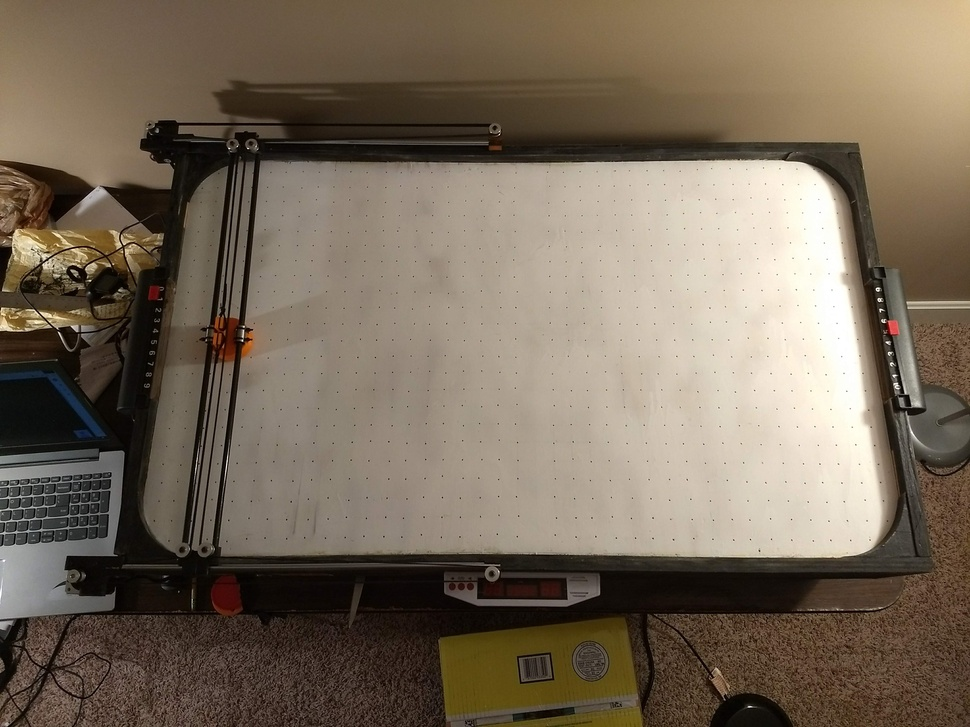
//> input picture data/pic000.jpg, 970 x 727 px, shrunk from 4032 x 3024 before the run
$ ./houghDemo data/pic000.jpg   (built with g++ and OpenCV 4)
//> lines starting //> are read from the running program, lines starting //| are printed output that depends on the picture; after the words box and inside, x2 and y2 are one past the last pixel; in counts of white or black regions, pixels touching at a corner belong together
/**
* @file HoughLines_Demo.cpp
* @brief Demo code for Hough Transform
* @author OpenCV team
*/

#include "opencv2/imgcodecs.hpp"
#include "opencv2/highgui.hpp"
#include "opencv2/imgproc.hpp"
#include <iostream>

using namespace cv;
using namespace std;

/// Global variables

/** General variables */
Mat src, edges;
Mat src_gray;
Mat standard_hough, probabilistic_hough;
int min_threshold = 50;
int max_trackbar = 150;

const char* standard_name = "Standard Hough Lines Demo";
const char* probabilistic_name = "Probabilistic Hough Lines Demo";

int s_trackbar = max_trackbar;
int p_trackbar = max_trackbar;

/// Function Headers
void help();
void Standard_Hough( int, void* );
void Probabilistic_Hough( int, void* );

/**
* @function main
*/
int main( int argc, char** argv )
{
    // Read the image
    String imageName( "E:/alex/Air Hockey Robot/aidenbot2/AidenBot/data/vid2754.jpg" ); // by default
    if( argc > 1 )
    {
        imageName = argv[1];
    }
    src = imread( imageName, IMREAD_COLOR );
//> src is the input picture: 727 rows x 970 cols, CV_8UC3; mean B, G, R 90.8, 107.2, 120.5

    if( src.empty() )
    {
        help();
        return -1;
    }

    /// Pass the image to gray
    cvtColor( src, src_gray, COLOR_RGB2GRAY );
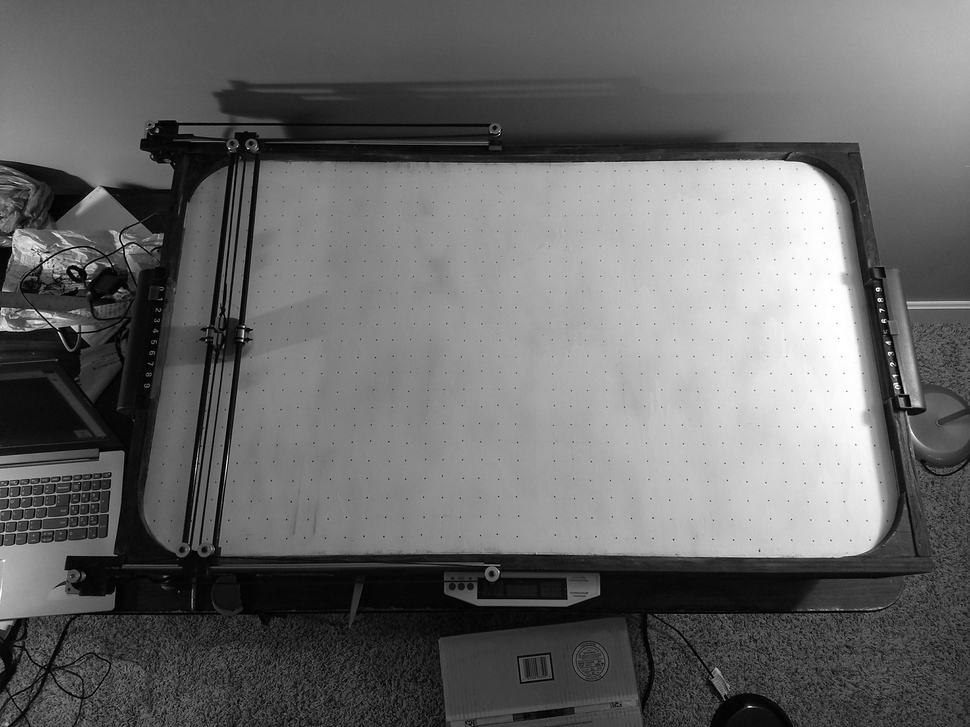
//> src_gray: 727 rows x 970 cols, CV_8UC1; min 0, max 255, mean 103.9

    /// Apply Canny edge detector
    Canny( src_gray, edges, 50, 200, 3 );
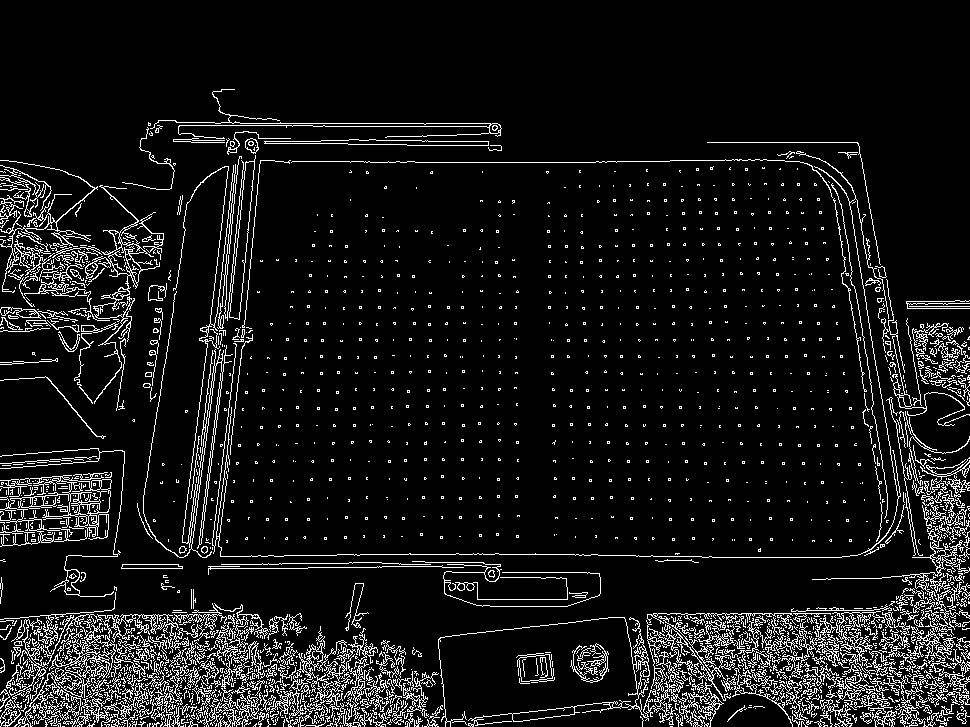
//> edges: 727 rows x 970 cols, CV_8UC1; 8.5% white in thin lines or dots, all inside (x1, y1, x2, y2) = (0, 89, 970, 727)

    /// Create Trackbars for Thresholds
    char thresh_label[50];
    sprintf_s( thresh_label, "Thres: %d + input", min_threshold );

    namedWindow( standard_name, WINDOW_AUTOSIZE );
    createTrackbar( thresh_label, standard_name, &s_trackbar, max_trackbar, Standard_Hough );

    namedWindow( probabilistic_name, WINDOW_AUTOSIZE );
    createTrackbar( thresh_label, probabilistic_name, &p_trackbar, max_trackbar, Probabilistic_Hough );

    /// Initialize
    Standard_Hough( 0, 0 );
    Probabilistic_Hough( 0, 0 );
    waitKey( 0 );
    return 0;
}

/**
* @function help
* @brief Indications of how to run this program and why is it for
*/
void help()
{
    printf( "\t Hough Transform to detect lines \n " );
    printf( "\t---------------------------------\n " );
    printf( " Usage: ./HoughLines_Demo <image_name> \n" );
}

/**
* @function Standard_Hough
*/
void Standard_Hough( int, void* )
{
    vector<Vec2f> s_lines;
    cvtColor( edges, standard_hough, COLOR_GRAY2BGR );

    /// 1. Use Standard Hough Transform
    HoughLines( edges, s_lines, 1, CV_PI / 180, min_threshold + s_trackbar, 0, 0 );
//> s_lines = 326 lines (rho, theta), first 12: [721, 1.48], [712, 1.5], [683, 1.57], [645, 1.59], [719, 1.47], [722, 1.47], [699, 1.54], [663, 1.55], [655, 1.57], [658, 1.61], [710, 1.48], [718, 1.5]

    /// Show the result
    for( size_t i = 0; i < s_lines.size(); i++ )
    {
        float r = s_lines[i][0], t = s_lines[i][1];
        double cos_t = cos( t ), sin_t = sin( t );
        double x0 = r*cos_t, y0 = r*sin_t;
        double alpha = 1000;

        Point pt1( cvRound( x0 + alpha*( -sin_t ) ), cvRound( y0 + alpha*cos_t ) );
        Point pt2( cvRound( x0 - alpha*( -sin_t ) ), cvRound( y0 - alpha*cos_t ) );
        line( standard_hough, pt1, pt2, Scalar( 255, 0, 0 ), 3, LINE_AA );
    }
//> this loop made 326 passes
//> (r, t, cos_t, sin_t, x0, y0, pt1, pt2) on passes 1 to 3: (721, 1.48, 0.0872, 0.996, 62.84, 718.3, Point(-933, 805), Point(1059, 631)), (712, 1.5, 0.0698, 0.998, 49.67, 710.3, Point(-948, 780), Point(1047, 641)), (683, 1.57, -4.37e-08, 1, -2.99e-05, 683, Point(-1000, 683), Point(1000, 683))
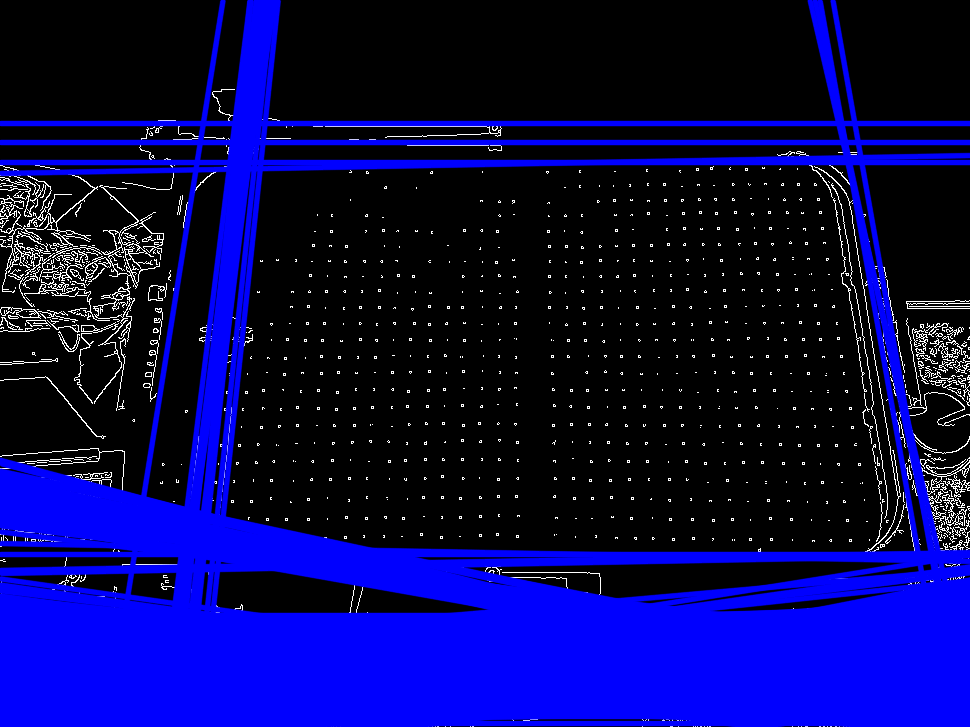
//> standard_hough: 727 rows x 970 cols, CV_8UC3; mean B, G, R 83.1, 6.2, 6.2

    imshow( standard_name, standard_hough );
}

/**
* @function Probabilistic_Hough
*/
void Probabilistic_Hough( int, void* )
{
    vector<Vec4i> p_lines;
    cvtColor( edges, probabilistic_hough, COLOR_GRAY2BGR );

    /// 2. Use Probabilistic Hough Transform
    HoughLinesP( edges, p_lines, 1, CV_PI / 180, min_threshold + p_trackbar, 30, 50 );
//> p_lines = 107 lines (x1, y1, x2, y2), first 8: [1, 724, 442, 678], [3, 712, 441, 674], [1, 725, 442, 679], [3, 663, 439, 655], [11, 679, 441, 671], [517, 665, 964, 626], [518, 668, 966, 629], [6, 628, 440, 666]

    /// Show the result
    for( size_t i = 0; i < p_lines.size(); i++ )
    {
        Vec4i l = p_lines[i];
        line( probabilistic_hough, Point( l[0], l[1] ), Point( l[2], l[3] ), Scalar( 255, 0, 0 ), 3, LINE_AA );
    }
//> this loop made 107 passes
//> l on passes 1 to 12: [1, 724, 442, 678], [3, 712, 441, 674], [1, 725, 442, 679], [3, 663, 439, 655], [11, 679, 441, 671], [517, 665, 964, 626], [518, 668, 966, 629], [6, 628, 440, 666], [0, 699, 441, 676], [4, 718, 445, 711], [518, 670, 968, 670], [518, 669, 968, 645]
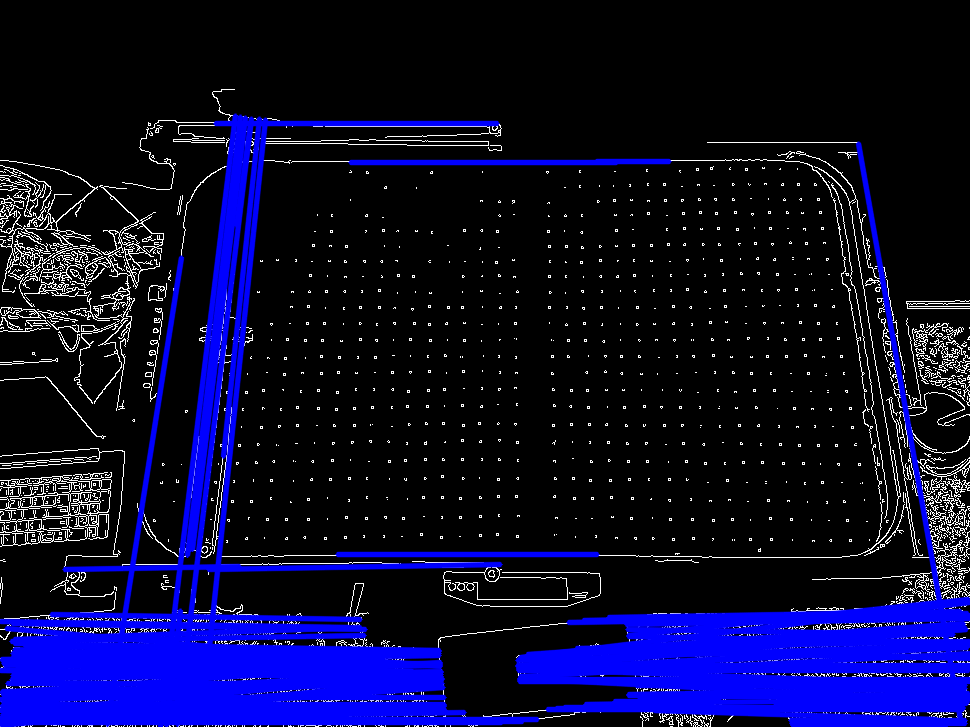
//> probabilistic_hough: 727 rows x 970 cols, CV_8UC3; mean B, G, R 49.5, 9.9, 9.9

    imshow( probabilistic_name, probabilistic_hough );
}

$ run again, on data/vid2024.jpg
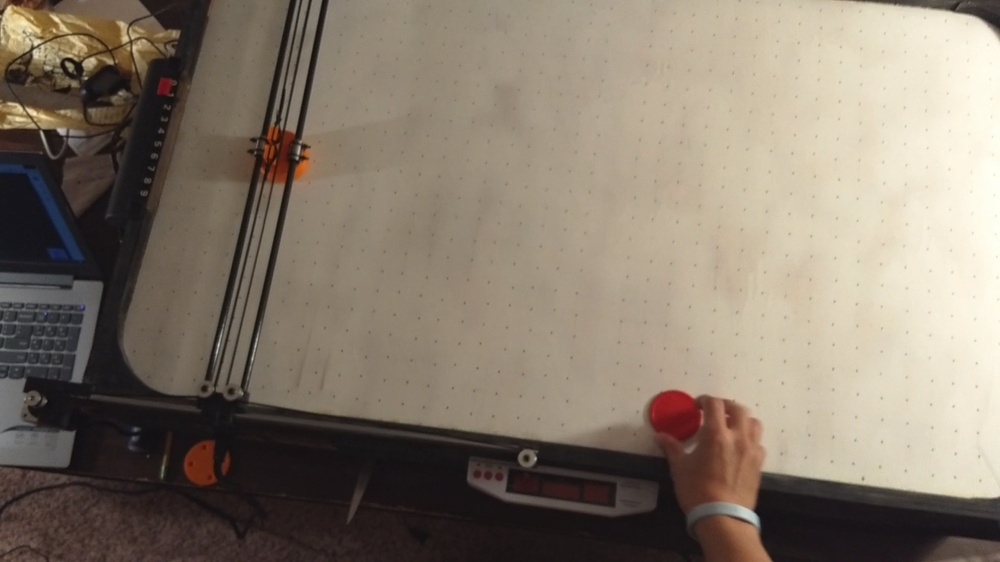
//> input picture data/vid2024.jpg, 1000 x 562 px, shrunk from 1920 x 1080 before the run
//> src is the input picture: 562 rows x 1000 cols, CV_8UC3; mean B, G, R 108, 121.8, 133.4
//> edges: 562 rows x 1000 cols, CV_8UC1; 2.4% white in thin lines or dots
//> s_lines = 2 lines (rho, theta): [371, 1.69], [306, 0.23]
//> the loop in Standard_Hough, `for( size_t i = 0; i < s_lines.size(); i++ )` made 2 passes
//> (r, t, cos_t, sin_t, x0, y0, pt1, pt2) on passes 1 to 2: (371, 1.69, -0.122, 0.993, -45.21, 368.2, Point(-1038, 246), Point(947, 490)), (306, 0.227, 0.974, 0.225, 298.2, 68.84, Point(73, 1043), Point(523, -906))
//> after the loop in Standard_Hough, `for( size_t i = 0; i < s_lines.size(); i++ )`:
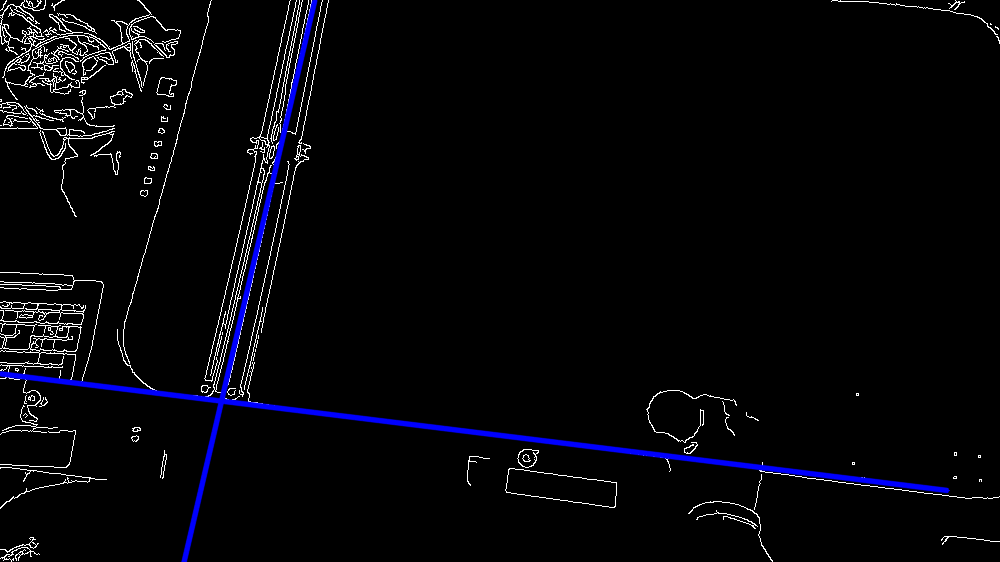
//> standard_hough: 562 rows x 1000 cols, CV_8UC3; mean B, G, R 9.3, 5.5, 5.5
//> p_lines = 2 lines (x1, y1, x2, y2): [303, 411, 664, 456], [223, 396, 272, 180]
//> the loop in Probabilistic_Hough, `for( size_t i = 0; i < p_lines.size(); i++ )` made 2 passes
//> after the loop in Probabilistic_Hough, `for( size_t i = 0; i < p_lines.size(); i++ )`:
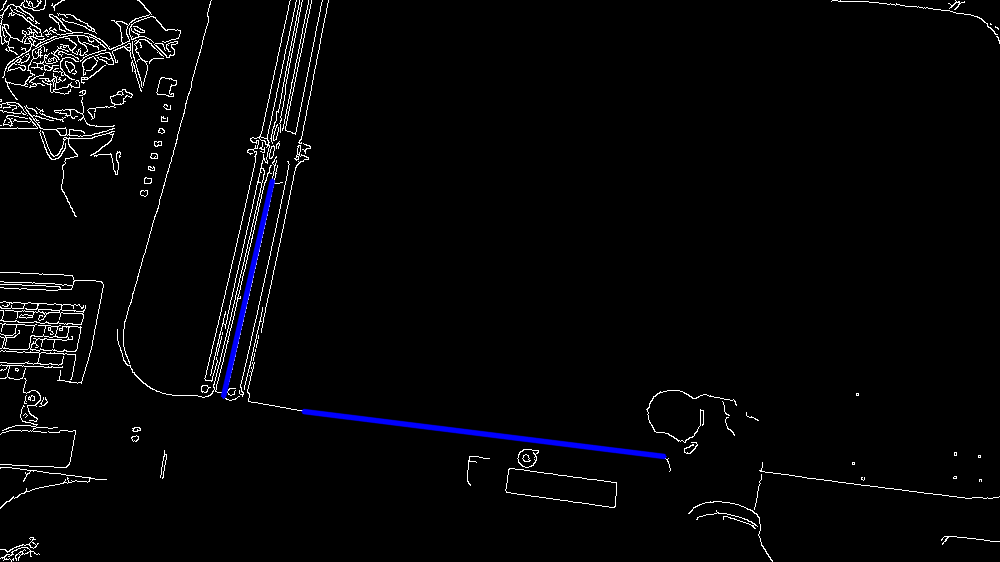
//> probabilistic_hough: 562 rows x 1000 cols, CV_8UC3; mean B, G, R 7.1, 5.7, 5.7

$ run again, on data/vid2053.jpg
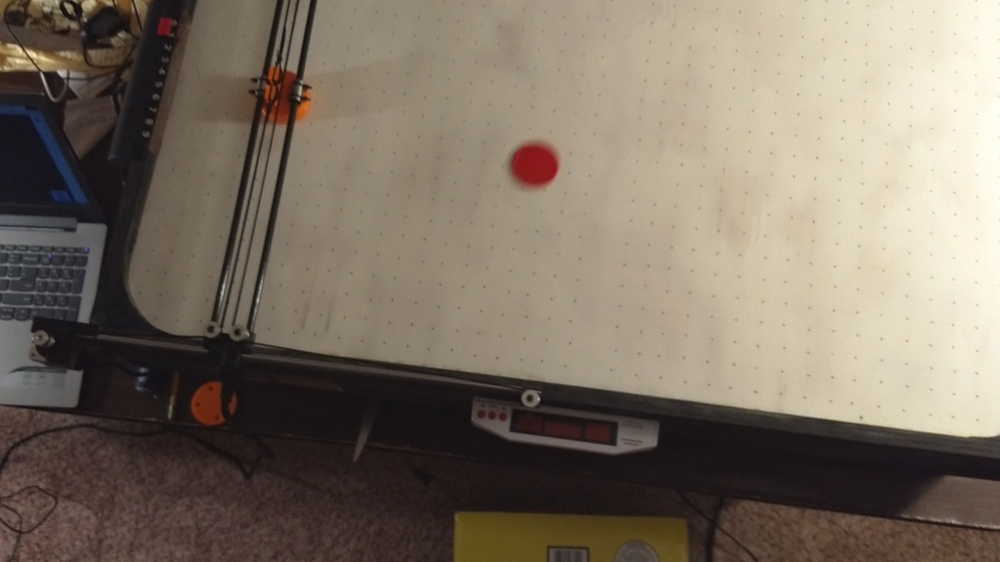
//> input picture data/vid2053.jpg, 1000 x 562 px, shrunk from 1920 x 1080 before the run
//> src is the input picture: 562 rows x 1000 cols, CV_8UC3; mean B, G, R 100.1, 113.7, 125
//> edges: 562 rows x 1000 cols, CV_8UC1; 2.2% white in thin lines or dots
//> s_lines = 3 lines (rho, theta): [324, 1.69], [312, 1.69], [305, 0.19]
//> the loop in Standard_Hough, `for( size_t i = 0; i < s_lines.size(); i++ )` made 3 passes
//> (r, t, cos_t, sin_t, x0, y0, pt1, pt2) on passes 1 to 3: (324, 1.69, -0.122, 0.993, -39.49, 321.6, Point(-1032, 200), Point(953, 443)), (312, 1.69, -0.122, 0.993, -38.02, 309.7, Point(-1031, 188), Point(955, 432)), (305, 0.192, 0.982, 0.191, 299.4, 58.2, Point(109, 1040), Point(490, -923))
//> after the loop in Standard_Hough, `for( size_t i = 0; i < s_lines.size(); i++ )`:
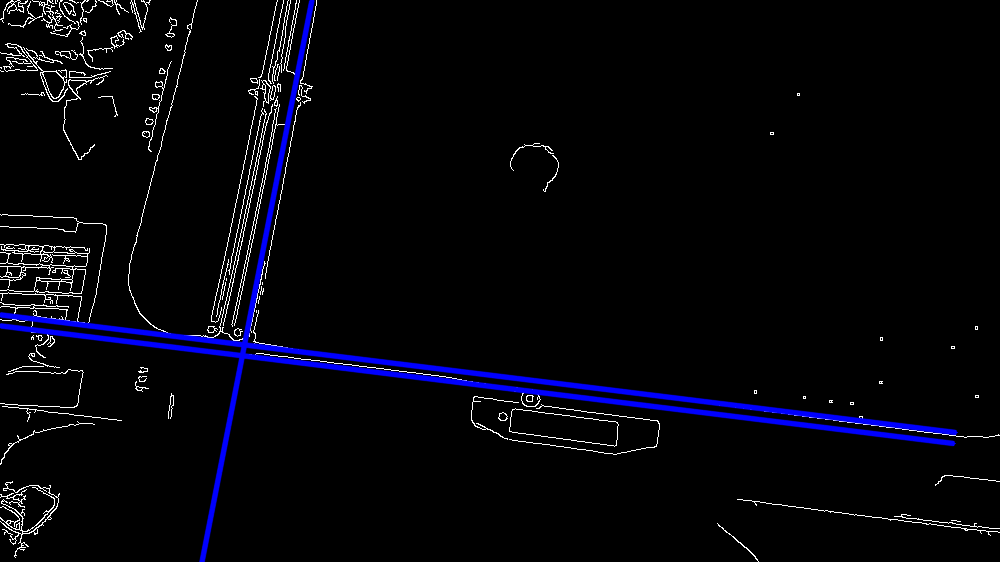
//> standard_hough: 562 rows x 1000 cols, CV_8UC3; mean B, G, R 10.9, 4.8, 4.8
//> p_lines = 4 lines (x1, y1, x2, y2): [242, 356, 541, 393], [254, 346, 622, 391], [242, 354, 310, 2], [222, 332, 285, 34]
//> the loop in Probabilistic_Hough, `for( size_t i = 0; i < p_lines.size(); i++ )` made 4 passes
//> after the loop in Probabilistic_Hough, `for( size_t i = 0; i < p_lines.size(); i++ )`:
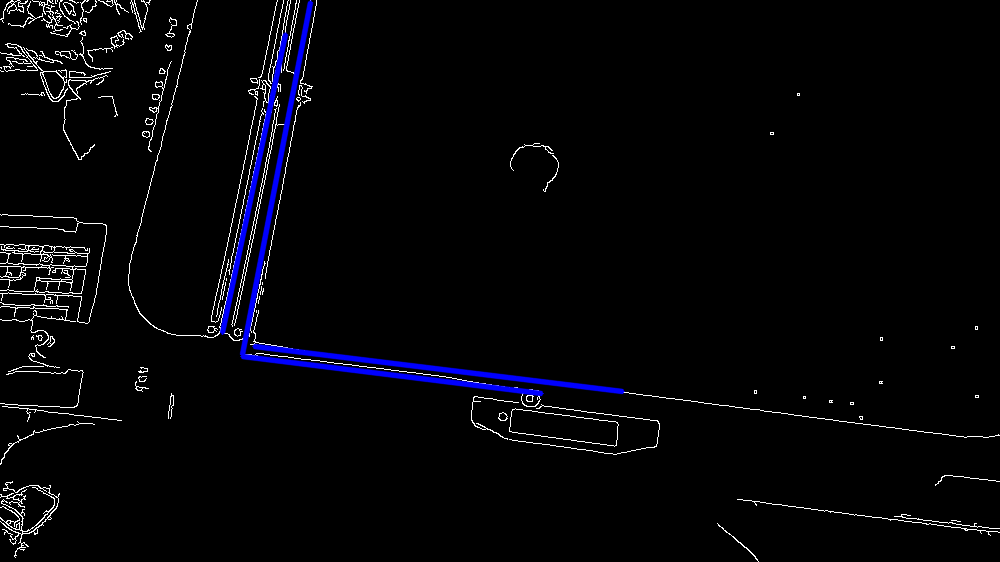
//> probabilistic_hough: 562 rows x 1000 cols, CV_8UC3; mean B, G, R 8.1, 4.8, 4.8
